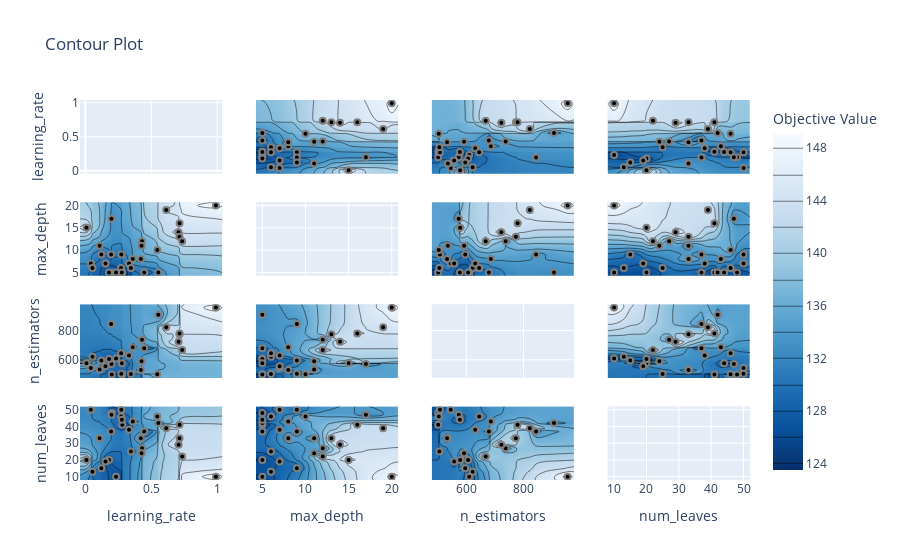

Notebook source saved alongside this figure:
### Code cell
plot_contour(study)

### Figure 1 — Plotly figure (JSON) as saved in the notebook; plotly's stock layout.template omitted (floating-point values rounded to 4 significant figures; data arrays with more than 128 entries replaced by an {"elided": "..."} marker saying what was removed)
{"data": [{"type": "scatter", "xaxis": "x", "yaxis": "y"}, {"colorbar": {"title": {"text": "Objective Value"}}, "colorscale": [[0, "rgb(247,251,255)"], [0.125, "rgb(222,235,247)"], [0.25, "rgb(198,219,239)"], [0.375, "rgb(158,202,225)"], [0.5, "rgb(107,174,214)"], [0.625, "rgb(66,146,198)"], [0.75, "rgb(33,113,181)"], [0.875, "rgb(8,81,156)"], [1, "rgb(8,48,107)"]], "connectgaps": true, "contours": {"coloring": "heatmap"}, "hoverinfo": "none", "line": {"smoothing": 1.3}, "reversescale": true, "showscale": true, "type": "contour", "x": [-0.04064, 0.008429, 0.04148, 0.05386, 0.1083, 0.1212, 0.1526, 0.1793, 0.1952, 0.1981, 0.2003, 0.2326, 0.2712, 0.2726, 0.2767, 0.2799, 0.3311, 0.3455, 0.3598, 0.4209, 0.4261, 0.4298, 0.446, 0.5454, 0.5533, 0.6134, 0.7069, 0.7139, 0.7145, 0.7341, 0.9899, 1.039], "xaxis": "x5", "y": [4.25, 5, 6, 7, 8, 9, 10, 11, 12, 13, 14, 15, 16, 17, 19, 20, 20.75], "yaxis": "y5", "z": {"elided": "17x32 float values"}}, {"marker": {"color": "black", "line": {"color": "Gray", "width": 2}}, "mode": "markers", "name": "Feasible Trial", "showlegend": false, "type": "scatter", "x": [0.4298, 0.04148, 0.05386, 0.1083, 0.008429, 0.7069, 0.7139, 0.7145, 0.3598, 0.7341, 0.9899, 0.2003, 0.2326, 0.2799, 0.2726, 0.5533, 0.1952, 0.5454, 0.3311, 0.1981, 0.446, 0.1793, 0.1526, 0.3455, 0.1212, 0.2712, 0.4209, 0.2767, 0.6134, 0.4261], "xaxis": "x5", "y": [12, 7, 6, 11, 15, 14, 13, 16, 8, 12, 20, 5, 5, 5, 9, 5, 9, 10, 7, 17, 5, 5, 7, 6, 9, 6, 8, 5, 19, 11], "yaxis": "y5"}, {"colorbar": {"title": {"text": "Objective Value"}}, "colorscale": [[0, "rgb(247,251,255)"], [0.125, "rgb(222,235,247)"], [0.25, "rgb(198,219,239)"], [0.375, "rgb(158,202,225)"], [0.5, "rgb(107,174,214)"], [0.625, "rgb(66,146,198)"], [0.75, "rgb(33,113,181)"], [0.875, "rgb(8,81,156)"], [1, "rgb(8,48,107)"]], "connectgaps": true, "contours": {"coloring": "heatmap"}, "hoverinfo": "none", "line": {"smoothing": 1.3}, "reversescale": true, "showscale": false, "type": "contour", "x": [-0.04064, 0.008429, 0.04148, 0.05386, 0.1083, 0.1212, 0.1526, 0.1793, 0.1952, 0.1981, 0.2003, 0.2326, 0.2712, 0.2726, 0.2767, 0.2799, 0.3311, 0.3455, 0.3598, 0.4209, 0.4261, 0.4298, 0.446, 0.5454, 0.5533, 0.6134, 0.7069, 0.7139, 0.7145, 0.7341, 0.9899, 1.039], "xaxis": "x9", "y": [477.2, 500, 502, 504, 506, 531, 534, 544, 556, 572, 576, 577, 591, 595, 605, 609, 621, 630, 644, 667, 678, 685, 722, 737, 773, 779, 822, 844, 907, 955, 977.8], "yaxis": "y9", "z": {"elided": "31x32 float values"}}, {"marker": {"color": "black", "line": {"color": "Gray", "width": 2}}, "mode": "markers", "name": "Feasible Trial", "showlegend": false, "type": "scatter", "x": [0.4298, 0.04148, 0.05386, 0.1083, 0.008429, 0.7069, 0.7139, 0.7145, 0.3598, 0.7341, 0.9899, 0.2003, 0.2326, 0.2799, 0.2726, 0.5533, 0.1952, 0.5454, 0.3311, 0.1981, 0.446, 0.1793, 0.1526, 0.3455, 0.1212, 0.2712, 0.4209, 0.2767, 0.6134, 0.4261], "xaxis": "x9", "y": [737, 544, 621, 534, 577, 722, 773, 779, 685, 667, 955, 500, 609, 500, 506, 907, 844, 502, 630, 572, 678, 605, 556, 504, 595, 644, 531, 576, 822, 591], "yaxis": "y9"}, {"colorbar": {"title": {"text": "Objective Value"}}, "colorscale": [[0, "rgb(247,251,255)"], [0.125, "rgb(222,235,247)"], [0.25, "rgb(198,219,239)"], [0.375, "rgb(158,202,225)"], [0.5, "rgb(107,174,214)"], [0.625, "rgb(66,146,198)"], [0.75, "rgb(33,113,181)"], [0.875, "rgb(8,81,156)"], [1, "rgb(8,48,107)"]], "connectgaps": true, "contours": {"coloring": "heatmap"}, "hoverinfo": "none", "line": {"smoothing": 1.3}, "reversescale": true, "showscale": false, "type": "contour", "x": [-0.04064, 0.008429, 0.04148, 0.05386, 0.1083, 0.1212, 0.1526, 0.1793, 0.1952, 0.1981, 0.2003, 0.2326, 0.2712, 0.2726, 0.2767, 0.2799, 0.3311, 0.3455, 0.3598, 0.4209, 0.4261, 0.4298, 0.446, 0.5454, 0.5533, 0.6134, 0.7069, 0.7139, 0.7145, 0.7341, 0.9899, 1.039], "xaxis": "x13", "y": [8, 10, 13, 15, 19, 20, 22, 24, 25, 27, 29, 33, 37, 38, 39, 41, 42, 43, 44, 46, 47, 48, 50, 52], "yaxis": "y13", "z": {"elided": "24x32 float values"}}, {"marker": {"color": "black", "line": {"color": "Gray", "width": 2}}, "mode": "markers", "name": "Feasible Trial", "showlegend": false, "type": "scatter", "x": [0.4298, 0.04148, 0.05386, 0.1083, 0.008429, 0.7069, 0.7139, 0.7145, 0.3598, 0.7341, 0.9899, 0.2003, 0.2326, 0.2799, 0.2726, 0.5533, 0.1952, 0.5454, 0.3311, 0.1981, 0.446, 0.1793, 0.1526, 0.3455, 0.1212, 0.2712, 0.4209, 0.2767, 0.6134, 0.4261], "xaxis": "x13", "y": [27, 50, 13, 33, 20, 29, 33, 41, 43, 22, 10, 48, 10, 41, 50, 42, 37, 46, 38, 47, 37, 20, 19, 25, 15, 46, 33, 44, 39, 24], "yaxis": "y13"}, {"colorbar": {"title": {"text": "Objective Value"}}, "colorscale": [[0, "rgb(247,251,255)"], [0.125, "rgb(222,235,247)"], [0.25, "rgb(198,219,239)"], [0.375, "rgb(158,202,225)"], [0.5, "rgb(107,174,214)"], [0.625, "rgb(66,146,198)"], [0.75, "rgb(33,113,181)"], [0.875, "rgb(8,81,156)"], [1, "rgb(8,48,107)"]], "connectgaps": true, "contours": {"coloring": "heatmap"}, "hoverinfo": "none", "line": {"smoothing": 1.3}, "reversescale": true, "showscale": false, "type": "contour", "x": [4.25, 5, 6, 7, 8, 9, 10, 11, 12, 13, 14, 15, 16, 17, 19, 20, 20.75], "xaxis": "x2", "y": [-0.04064, 0.008429, 0.04148, 0.05386, 0.1083, 0.1212, 0.1526, 0.1793, 0.1952, 0.1981, 0.2003, 0.2326, 0.2712, 0.2726, 0.2767, 0.2799, 0.3311, 0.3455, 0.3598, 0.4209, 0.4261, 0.4298, 0.446, 0.5454, 0.5533, 0.6134, 0.7069, 0.7139, 0.7145, 0.7341, 0.9899, 1.039], "yaxis": "y2", "z": {"elided": "32x17 float values"}}, {"marker": {"color": "black", "line": {"color": "Gray", "width": 2}}, "mode": "markers", "name": "Feasible Trial", "showlegend": false, "type": "scatter", "x": [12, 7, 6, 11, 15, 14, 13, 16, 8, 12, 20, 5, 5, 5, 9, 5, 9, 10, 7, 17, 5, 5, 7, 6, 9, 6, 8, 5, 19, 11], "xaxis": "x2", "y": [0.4298, 0.04148, 0.05386, 0.1083, 0.008429, 0.7069, 0.7139, 0.7145, 0.3598, 0.7341, 0.9899, 0.2003, 0.2326, 0.2799, 0.2726, 0.5533, 0.1952, 0.5454, 0.3311, 0.1981, 0.446, 0.1793, 0.1526, 0.3455, 0.1212, 0.2712, 0.4209, 0.2767, 0.6134, 0.4261], "yaxis": "y2"}, {"type": "scatter", "xaxis": "x6", "yaxis": "y6"}, {"colorbar": {"title": {"text": "Objective Value"}}, "colorscale": [[0, "rgb(247,251,255)"], [0.125, "rgb(222,235,247)"], [0.25, "rgb(198,219,239)"], [0.375, "rgb(158,202,225)"], [0.5, "rgb(107,174,214)"], [0.625, "rgb(66,146,198)"], [0.75, "rgb(33,113,181)"], [0.875, "rgb(8,81,156)"], [1, "rgb(8,48,107)"]], "connectgaps": true, "contours": {"coloring": "heatmap"}, "hoverinfo": "none", "line": {"smoothing": 1.3}, "reversescale": true, "showscale": false, "type": "contour", "x": [4.25, 5, 6, 7, 8, 9, 10, 11, 12, 13, 14, 15, 16, 17, 19, 20, 20.75], "xaxis": "x10", "y": [477.2, 500, 502, 504, 506, 531, 534, 544, 556, 572, 576, 577, 591, 595, 605, 609, 621, 630, 644, 667, 678, 685, 722, 737, 773, 779, 822, 844, 907, 955, 977.8], "yaxis": "y10", "z": {"elided": "31x17 float values"}}, {"marker": {"color": "black", "line": {"color": "Gray", "width": 2}}, "mode": "markers", "name": "Feasible Trial", "showlegend": false, "type": "scatter", "x": [12, 7, 6, 11, 15, 14, 13, 16, 8, 12, 20, 5, 5, 5, 9, 5, 9, 10, 7, 17, 5, 5, 7, 6, 9, 6, 8, 5, 19, 11], "xaxis": "x10", "y": [737, 544, 621, 534, 577, 722, 773, 779, 685, 667, 955, 500, 609, 500, 506, 907, 844, 502, 630, 572, 678, 605, 556, 504, 595, 644, 531, 576, 822, 591], "yaxis": "y10"}, {"colorbar": {"title": {"text": "Objective Value"}}, "colorscale": [[0, "rgb(247,251,255)"], [0.125, "rgb(222,235,247)"], [0.25, "rgb(198,219,239)"], [0.375, "rgb(158,202,225)"], [0.5, "rgb(107,174,214)"], [0.625, "rgb(66,146,198)"], [0.75, "rgb(33,113,181)"], [0.875, "rgb(8,81,156)"], [1, "rgb(8,48,107)"]], "connectgaps": true, "contours": {"coloring": "heatmap"}, "hoverinfo": "none", "line": {"smoothing": 1.3}, "reversescale": true, "showscale": false, "type": "contour", "x": [4.25, 5, 6, 7, 8, 9, 10, 11, 12, 13, 14, 15, 16, 17, 19, 20, 20.75], "xaxis": "x14", "y": [8, 10, 13, 15, 19, 20, 22, 24, 25, 27, 29, 33, 37, 38, 39, 41, 42, 43, 44, 46, 47, 48, 50, 52], "yaxis": "y14", "z": {"elided": "24x17 float values"}}, {"marker": {"color": "black", "line": {"color": "Gray", "width": 2}}, "mode": "markers", "name": "Feasible Trial", "showlegend": false, "type": "scatter", "x": [12, 7, 6, 11, 15, 14, 13, 16, 8, 12, 20, 5, 5, 5, 9, 5, 9, 10, 7, 17, 5, 5, 7, 6, 9, 6, 8, 5, 19, 11], "xaxis": "x14", "y": [27, 50, 13, 33, 20, 29, 33, 41, 43, 22, 10, 48, 10, 41, 50, 42, 37, 46, 38, 47, 37, 20, 19, 25, 15, 46, 33, 44, 39, 24], "yaxis": "y14"}, {"colorbar": {"title": {"text": "Objective Value"}}, "colorscale": [[0, "rgb(247,251,255)"], [0.125, "rgb(222,235,247)"], [0.25, "rgb(198,219,239)"], [0.375, "rgb(158,202,225)"], [0.5, "rgb(107,174,214)"], [0.625, "rgb(66,146,198)"], [0.75, "rgb(33,113,181)"], [0.875, "rgb(8,81,156)"], [1, "rgb(8,48,107)"]], "connectgaps": true, "contours": {"coloring": "heatmap"}, "hoverinfo": "none", "line": {"smoothing": 1.3}, "reversescale": true, "showscale": false, "type": "contour", "x": [477.2, 500, 502, 504, 506, 531, 534, 544, 556, 572, 576, 577, 591, 595, 605, 609, 621, 630, 644, 667, 678, 685, 722, 737, 773, 779, 822, 844, 907, 955, 977.8], "xaxis": "x3", "y": [-0.04064, 0.008429, 0.04148, 0.05386, 0.1083, 0.1212, 0.1526, 0.1793, 0.1952, 0.1981, 0.2003, 0.2326, 0.2712, 0.2726, 0.2767, 0.2799, 0.3311, 0.3455, 0.3598, 0.4209, 0.4261, 0.4298, 0.446, 0.5454, 0.5533, 0.6134, 0.7069, 0.7139, 0.7145, 0.7341, 0.9899, 1.039], "yaxis": "y3", "z": {"elided": "32x31 float values"}}, {"marker": {"color": "black", "line": {"color": "Gray", "width": 2}}, "mode": "markers", "name": "Feasible Trial", "showlegend": false, "type": "scatter", "x": [737, 544, 621, 534, 577, 722, 773, 779, 685, 667, 955, 500, 609, 500, 506, 907, 844, 502, 630, 572, 678, 605, 556, 504, 595, 644, 531, 576, 822, 591], "xaxis": "x3", "y": [0.4298, 0.04148, 0.05386, 0.1083, 0.008429, 0.7069, 0.7139, 0.7145, 0.3598, 0.7341, 0.9899, 0.2003, 0.2326, 0.2799, 0.2726, 0.5533, 0.1952, 0.5454, 0.3311, 0.1981, 0.446, 0.1793, 0.1526, 0.3455, 0.1212, 0.2712, 0.4209, 0.2767, 0.6134, 0.4261], "yaxis": "y3"}, {"colorbar": {"title": {"text": "Objective Value"}}, "colorscale": [[0, "rgb(247,251,255)"], [0.125, "rgb(222,235,247)"], [0.25, "rgb(198,219,239)"], [0.375, "rgb(158,202,225)"], [0.5, "rgb(107,174,214)"], [0.625, "rgb(66,146,198)"], [0.75, "rgb(33,113,181)"], [0.875, "rgb(8,81,156)"], [1, "rgb(8,48,107)"]], "connectgaps": true, "contours": {"coloring": "heatmap"}, "hoverinfo": "none", "line": {"smoothing": 1.3}, "reversescale": true, "showscale": false, "type": "contour", "x": [477.2, 500, 502, 504, 506, 531, 534, 544, 556, 572, 576, 577, 591, 595, 605, 609, 621, 630, 644, 667, 678, 685, 722, 737, 773, 779, 822, 844, 907, 955, 977.8], "xaxis": "x7", "y": [4.25, 5, 6, 7, 8, 9, 10, 11, 12, 13, 14, 15, 16, 17, 19, 20, 20.75], "yaxis": "y7", "z": {"elided": "17x31 float values"}}, {"marker": {"color": "black", "line": {"color": "Gray", "width": 2}}, "mode": "markers", "name": "Feasible Trial", "showlegend": false, "type": "scatter", "x": [737, 544, 621, 534, 577, 722, 773, 779, 685, 667, 955, 500, 609, 500, 506, 907, 844, 502, 630, 572, 678, 605, 556, 504, 595, 644, 531, 576, 822, 591], "xaxis": "x7", "y": [12, 7, 6, 11, 15, 14, 13, 16, 8, 12, 20, 5, 5, 5, 9, 5, 9, 10, 7, 17, 5, 5, 7, 6, 9, 6, 8, 5, 19, 11], "yaxis": "y7"}, {"type": "scatter", "xaxis": "x11", "yaxis": "y11"}, {"colorbar": {"title": {"text": "Objective Value"}}, "colorscale": [[0, "rgb(247,251,255)"], [0.125, "rgb(222,235,247)"], [0.25, "rgb(198,219,239)"], [0.375, "rgb(158,202,225)"], [0.5, "rgb(107,174,214)"], [0.625, "rgb(66,146,198)"], [0.75, "rgb(33,113,181)"], [0.875, "rgb(8,81,156)"], [1, "rgb(8,48,107)"]], "connectgaps": true, "contours": {"coloring": "heatmap"}, "hoverinfo": "none", "line": {"smoothing": 1.3}, "reversescale": true, "showscale": false, "type": "contour", "x": [477.2, 500, 502, 504, 506, 531, 534, 544, 556, 572, 576, 577, 591, 595, 605, 609, 621, 630, 644, 667, 678, 685, 722, 737, 773, 779, 822, 844, 907, 955, 977.8], "xaxis": "x15", "y": [8, 10, 13, 15, 19, 20, 22, 24, 25, 27, 29, 33, 37, 38, 39, 41, 42, 43, 44, 46, 47, 48, 50, 52], "yaxis": "y15", "z": {"elided": "24x31 float values"}}, {"marker": {"color": "black", "line": {"color": "Gray", "width": 2}}, "mode": "markers", "name": "Feasible Trial", "showlegend": false, "type": "scatter", "x": [737, 544, 621, 534, 577, 722, 773, 779, 685, 667, 955, 500, 609, 500, 506, 907, 844, 502, 630, 572, 678, 605, 556, 504, 595, 644, 531, 576, 822, 591], "xaxis": "x15", "y": [27, 50, 13, 33, 20, 29, 33, 41, 43, 22, 10, 48, 10, 41, 50, 42, 37, 46, 38, 47, 37, 20, 19, 25, 15, 46, 33, 44, 39, 24], "yaxis": "y15"}, {"colorbar": {"title": {"text": "Objective Value"}}, "colorscale": [[0, "rgb(247,251,255)"], [0.125, "rgb(222,235,247)"], [0.25, "rgb(198,219,239)"], [0.375, "rgb(158,202,225)"], [0.5, "rgb(107,174,214)"], [0.625, "rgb(66,146,198)"], [0.75, "rgb(33,113,181)"], [0.875, "rgb(8,81,156)"], [1, "rgb(8,48,107)"]], "connectgaps": true, "contours": {"coloring": "heatmap"}, "hoverinfo": "none", "line": {"smoothing": 1.3}, "reversescale": true, "showscale": false, "type": "contour", "x": [8, 10, 13, 15, 19, 20, 22, 24, 25, 27, 29, 33, 37, 38, 39, 41, 42, 43, 44, 46, 47, 48, 50, 52], "xaxis": "x4", "y": [-0.04064, 0.008429, 0.04148, 0.05386, 0.1083, 0.1212, 0.1526, 0.1793, 0.1952, 0.1981, 0.2003, 0.2326, 0.2712, 0.2726, 0.2767, 0.2799, 0.3311, 0.3455, 0.3598, 0.4209, 0.4261, 0.4298, 0.446, 0.5454, 0.5533, 0.6134, 0.7069, 0.7139, 0.7145, 0.7341, 0.9899, 1.039], "yaxis": "y4", "z": {"elided": "32x24 float values"}}, {"marker": {"color": "black", "line": {"color": "Gray", "width": 2}}, "mode": "markers", "name": "Feasible Trial", "showlegend": false, "type": "scatter", "x": [27, 50, 13, 33, 20, 29, 33, 41, 43, 22, 10, 48, 10, 41, 50, 42, 37, 46, 38, 47, 37, 20, 19, 25, 15, 46, 33, 44, 39, 24], "xaxis": "x4", "y": [0.4298, 0.04148, 0.05386, 0.1083, 0.008429, 0.7069, 0.7139, 0.7145, 0.3598, 0.7341, 0.9899, 0.2003, 0.2326, 0.2799, 0.2726, 0.5533, 0.1952, 0.5454, 0.3311, 0.1981, 0.446, 0.1793, 0.1526, 0.3455, 0.1212, 0.2712, 0.4209, 0.2767, 0.6134, 0.4261], "yaxis": "y4"}, {"colorbar": {"title": {"text": "Objective Value"}}, "colorscale": [[0, "rgb(247,251,255)"], [0.125, "rgb(222,235,247)"], [0.25, "rgb(198,219,239)"], [0.375, "rgb(158,202,225)"], [0.5, "rgb(107,174,214)"], [0.625, "rgb(66,146,198)"], [0.75, "rgb(33,113,181)"], [0.875, "rgb(8,81,156)"], [1, "rgb(8,48,107)"]], "connectgaps": true, "contours": {"coloring": "heatmap"}, "hoverinfo": "none", "line": {"smoothing": 1.3}, "reversescale": true, "showscale": false, "type": "contour", "x": [8, 10, 13, 15, 19, 20, 22, 24, 25, 27, 29, 33, 37, 38, 39, 41, 42, 43, 44, 46, 47, 48, 50, 52], "xaxis": "x8", "y": [4.25, 5, 6, 7, 8, 9, 10, 11, 12, 13, 14, 15, 16, 17, 19, 20, 20.75], "yaxis": "y8", "z": {"elided": "17x24 float values"}}, {"marker": {"color": "black", "line": {"color": "Gray", "width": 2}}, "mode": "markers", "name": "Feasible Trial", "showlegend": false, "type": "scatter", "x": [27, 50, 13, 33, 20, 29, 33, 41, 43, 22, 10, 48, 10, 41, 50, 42, 37, 46, 38, 47, 37, 20, 19, 25, 15, 46, 33, 44, 39, 24], "xaxis": "x8", "y": [12, 7, 6, 11, 15, 14, 13, 16, 8, 12, 20, 5, 5, 5, 9, 5, 9, 10, 7, 17, 5, 5, 7, 6, 9, 6, 8, 5, 19, 11], "yaxis": "y8"}, {"colorbar": {"title": {"text": "Objective Value"}}, "colorscale": [[0, "rgb(247,251,255)"], [0.125, "rgb(222,235,247)"], [0.25, "rgb(198,219,239)"], [0.375, "rgb(158,202,225)"], [0.5, "rgb(107,174,214)"], [0.625, "rgb(66,146,198)"], [0.75, "rgb(33,113,181)"], [0.875, "rgb(8,81,156)"], [1, "rgb(8,48,107)"]], "connectgaps": true, "contours": {"coloring": "heatmap"}, "hoverinfo": "none", "line": {"smoothing": 1.3}, "reversescale": true, "showscale": false, "type": "contour", "x": [8, 10, 13, 15, 19, 20, 22, 24, 25, 27, 29, 33, 37, 38, 39, 41, 42, 43, 44, 46, 47, 48, 50, 52], "xaxis": "x12", "y": [477.2, 500, 502, 504, 506, 531, 534, 544, 556, 572, 576, 577, 591, 595, 605, 609, 621, 630, 644, 667, 678, 685, 722, 737, 773, 779, 822, 844, 907, 955, 977.8], "yaxis": "y12", "z": {"elided": "31x24 float values"}}, {"marker": {"color": "black", "line": {"color": "Gray", "width": 2}}, "mode": "markers", "name": "Feasible Trial", "showlegend": false, "type": "scatter", "x": [27, 50, 13, 33, 20, 29, 33, 41, 43, 22, 10, 48, 10, 41, 50, 42, 37, 46, 38, 47, 37, 20, 19, 25, 15, 46, 33, 44, 39, 24], "xaxis": "x12", "y": [737, 544, 621, 534, 577, 722, 773, 779, 685, 667, 955, 500, 609, 500, 506, 907, 844, 502, 630, 572, 678, 605, 556, 504, 595, 644, 531, 576, 822, 591], "yaxis": "y12"}, {"type": "scatter", "xaxis": "x16", "yaxis": "y16"}], "layout": {"title": {"text": "Contour Plot"}, "xaxis": {"anchor": "y", "domain": [0, 0.2125], "matches": "x13", "range": [-0.04064, 1.039], "showticklabels": false}, "xaxis10": {"anchor": "y10", "domain": [0.2625, 0.475], "matches": "x14", "range": [4.25, 20.75], "showticklabels": false}, "xaxis11": {"anchor": "y11", "domain": [0.525, 0.7375], "matches": "x15", "range": [477.2, 977.8], "showticklabels": false}, "xaxis12": {"anchor": "y12", "domain": [0.7875, 1], "matches": "x16", "range": [8, 52], "showticklabels": false}, "xaxis13": {"anchor": "y13", "domain": [0, 0.2125], "range": [-0.04064, 1.039], "title": {"text": "learning_rate"}}, "xaxis14": {"anchor": "y14", "domain": [0.2625, 0.475], "range": [4.25, 20.75], "title": {"text": "max_depth"}}, "xaxis15": {"anchor": "y15", "domain": [0.525, 0.7375], "range": [477.2, 977.8], "title": {"text": "n_estimators"}}, "xaxis16": {"anchor": "y16", "domain": [0.7875, 1], "range": [8, 52], "title": {"text": "num_leaves"}}, "xaxis2": {"anchor": "y2", "domain": [0.2625, 0.475], "matches": "x14", "range": [4.25, 20.75], "showticklabels": false}, "xaxis3": {"anchor": "y3", "domain": [0.525, 0.7375], "matches": "x15", "range": [477.2, 977.8], "showticklabels": false}, "xaxis4": {"anchor": "y4", "domain": [0.7875, 1], "matches": "x16", "range": [8, 52], "showticklabels": false}, "xaxis5": {"anchor": "y5", "domain": [0, 0.2125], "matches": "x13", "range": [-0.04064, 1.039], "showticklabels": false}, "xaxis6": {"anchor": "y6", "domain": [0.2625, 0.475], "matches": "x14", "range": [4.25, 20.75], "showticklabels": false}, "xaxis7": {"anchor": "y7", "domain": [0.525, 0.7375], "matches": "x15", "range": [477.2, 977.8], "showticklabels": false}, "xaxis8": {"anchor": "y8", "domain": [0.7875, 1], "matches": "x16", "range": [8, 52], "showticklabels": false}, "xaxis9": {"anchor": "y9", "domain": [0, 0.2125], "matches": "x13", "range": [-0.04064, 1.039], "showticklabels": false}, "yaxis": {"anchor": "x", "domain": [0.8063, 1], "range": [-0.04064, 1.039], "title": {"text": "learning_rate"}}, "yaxis10": {"anchor": "x10", "domain": [0.2687, 0.4625], "matches": "y9", "range": [477.2, 977.8], "showticklabels": false}, "yaxis11": {"anchor": "x11", "domain": [0.2687, 0.4625], "matches": "y9", "range": [477.2, 977.8], "showticklabels": false}, "yaxis12": {"anchor": "x12", "domain": [0.2687, 0.4625], "matches": "y9", "range": [477.2, 977.8], "showticklabels": false}, "yaxis13": {"anchor": "x13", "domain": [0, 0.1938], "range": [8, 52], "title": {"text": "num_leaves"}}, "yaxis14": {"anchor": "x14", "domain": [0, 0.1938], "matches": "y13", "range": [8, 52], "showticklabels": false}, "yaxis15": {"anchor": "x15", "domain": [0, 0.1938], "matches": "y13", "range": [8, 52], "showticklabels": false}, "yaxis16": {"anchor": "x16", "domain": [0, 0.1938], "matches": "y13", "range": [8, 52], "showticklabels": false}, "yaxis2": {"anchor": "x2", "domain": [0.8063, 1], "matches": "y", "range": [-0.04064, 1.039], "showticklabels": false}, "yaxis3": {"anchor": "x3", "domain": [0.8063, 1], "matches": "y", "range": [-0.04064, 1.039], "showticklabels": false}, "yaxis4": {"anchor": "x4", "domain": [0.8063, 1], "matches": "y", "range": [-0.04064, 1.039], "showticklabels": false}, "yaxis5": {"anchor": "x5", "domain": [0.5375, 0.7312], "range": [4.25, 20.75], "title": {"text": "max_depth"}}, "yaxis6": {"anchor": "x6", "domain": [0.5375, 0.7312], "matches": "y5", "range": [4.25, 20.75], "showticklabels": false}, "yaxis7": {"anchor": "x7", "domain": [0.5375, 0.7312], "matches": "y5", "range": [4.25, 20.75], "showticklabels": false}, "yaxis8": {"anchor": "x8", "domain": [0.5375, 0.7312], "matches": "y5", "range": [4.25, 20.75], "showticklabels": false}, "yaxis9": {"anchor": "x9", "domain": [0.2687, 0.4625], "range": [477.2, 977.8], "title": {"text": "n_estimators"}}}}
